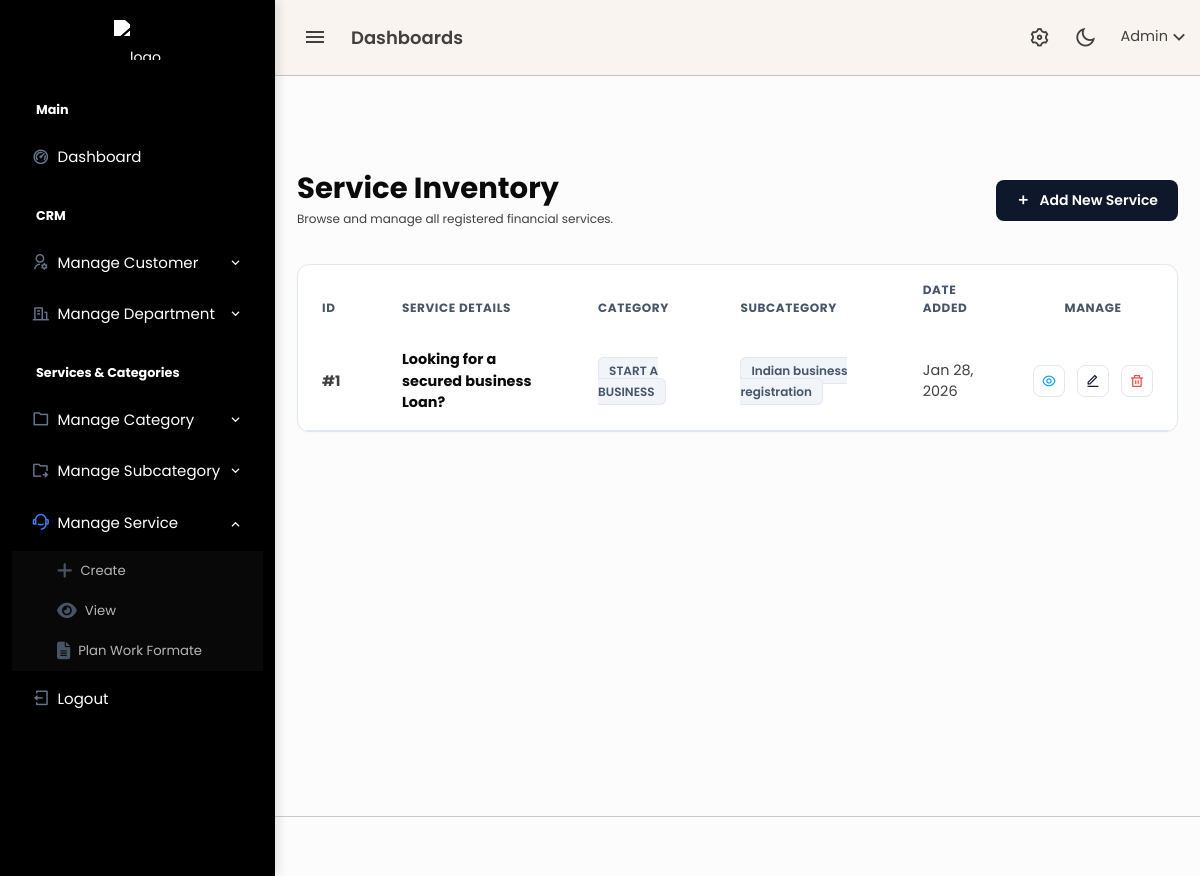
Page /admin/services.php (signed in) on the earlier database version.
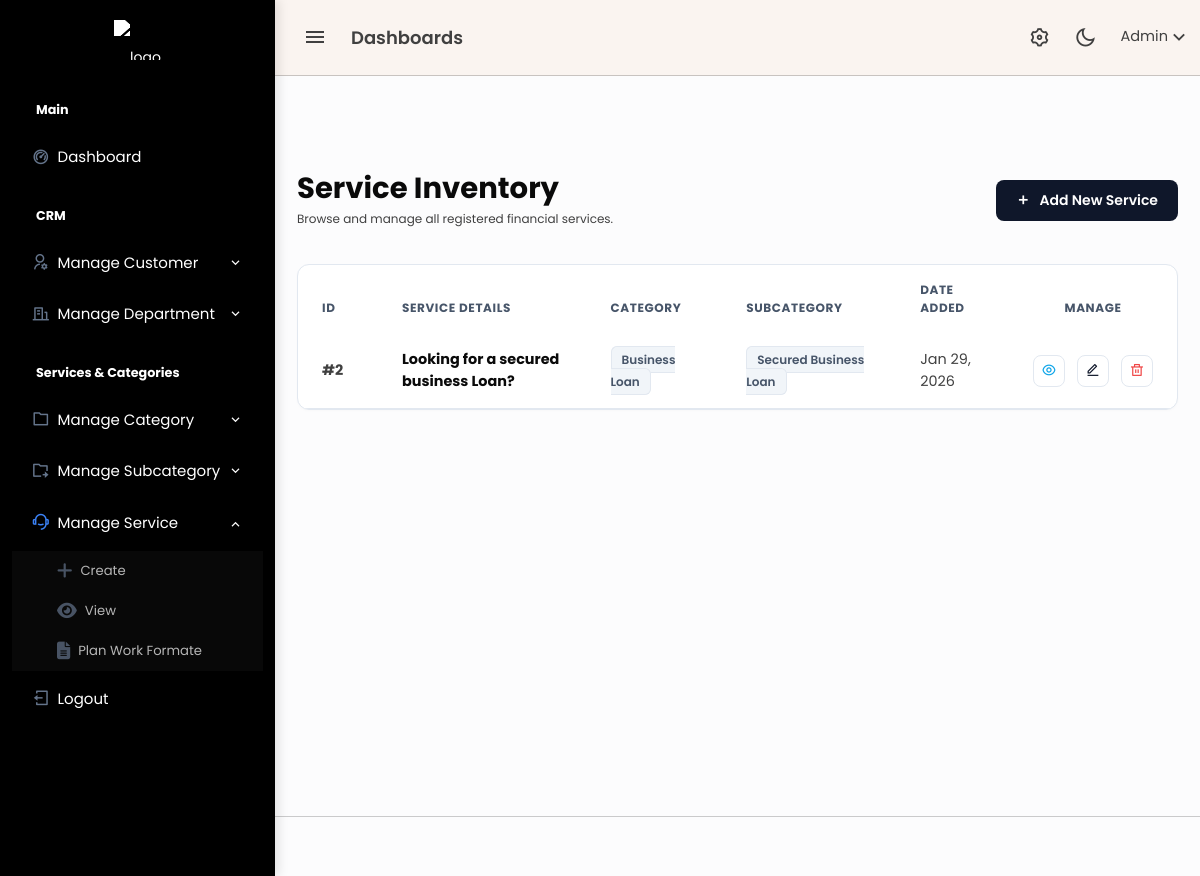
Same page on the later database version.
### tables this page shows
CREATE TABLE `services` (
  `id` bigint(20) UNSIGNED NOT NULL,
  `category_id` bigint(20) UNSIGNED NOT NULL,
  `sub_category_id` bigint(20) UNSIGNED NOT NULL,
  `title` varchar(255) NOT NULL,
  `short_description` text DEFAULT NULL,
  `long_description` longtext DEFAULT NULL,
  `created_at` timestamp NULL DEFAULT current_timestamp(),
  `updated_at` timestamp NULL DEFAULT current_timestamp() ON UPDATE current_timestamp()
);

CREATE TABLE `service_categories` (
  `id` bigint(20) UNSIGNED NOT NULL,
  `uuid` char(36) NOT NULL DEFAULT uuid(),
  `department` int(11) NOT NULL,
  `category_name` varchar(255) NOT NULL,
  `sequence` int(11) NOT NULL DEFAULT 1,
  `active` tinyint(1) NOT NULL DEFAULT 1,
  `live` tinyint(1) NOT NULL DEFAULT 1,
  `created_at` timestamp NULL DEFAULT current_timestamp(),
  `updated_at` timestamp NULL DEFAULT current_timestamp() ON UPDATE current_timestamp()
);

CREATE TABLE `services_subcategories` (
  `id` bigint(20) UNSIGNED NOT NULL,
  `uuid` char(36) NOT NULL DEFAULT uuid(),
  `category_id` bigint(20) UNSIGNED NOT NULL,
  `sub_category_name` varchar(255) NOT NULL,
  `sequence` int(11) NOT NULL DEFAULT 1,
  `status` enum('active','inactive') NOT NULL DEFAULT 'active',
  `live` tinyint(1) NOT NULL DEFAULT 1,
  `created_at` timestamp NULL DEFAULT current_timestamp(),
  `updated_at` timestamp NULL DEFAULT current_timestamp() ON UPDATE current_timestamp()
);

### admin/services.php (the view, shortened to what this page needs)
<?php
include 'header.php';
include 'topbar.php';
include 'sidebar.php';
$query = "SELECT s.*, c.category_name, sub.sub_category_name
          FROM services s
          LEFT JOIN service_categories c ON s.category_id = c.id
          LEFT JOIN services_subcategories sub ON s.sub_category_id = sub.id
          ORDER BY s.id DESC";
$result = mysqli_query($conn, $query);
?>
<div class="content-page">
    <div class="content">
        <div class="container-fluid pt-5">
            <div class="d-flex justify-content-between align-items-center mb-4">
                <div>
                    <h2 class="fw-bold text-dark mb-1">Service Inventory</h2>
                    <p class="text-muted small mb-0">Browse and manage all registered financial services.</p>
                </div>
                <a href="service_add.php" class="btn-add-pro text-decoration-none">
                    <i class="ri-add-line me-1"></i> Add New Service
                </a>
            </div>
            <div class="card card-modern">
                <div class="card-body p-0">
                    <div class="table-responsive">
                        <table class="table table-modern mb-0">
                            <thead>
                                <tr>
                                    <th width="80">ID</th>
                                    <th>Service Details</th>
                                    <th>Category</th>
                                    <th>Subcategory</th>
                                    <th>Date Added</th>
                                    <th width="150" class="text-center">Manage</th>
                                </tr>
                            </thead>
                            <tbody>
                                <?php if (mysqli_num_rows($result) > 0) {
                                    while ($row = mysqli_fetch_assoc($result)) { ?>
                                        <tr id="row-<?= $row['id'] ?>">
                                            <td class="text-muted fw-bold">#<?= $row['id'] ?></td>
                                            <td>
                                                <span class="fw-bold text-dark d-block"><?= htmlspecialchars($row['title']) ?></span>
                                            </td>
                                            <td><span class="badge-soft"><?= htmlspecialchars($row['category_name']) ?></span></td>
                                            <td><span class="badge-soft"><?= htmlspecialchars($row['sub_category_name']) ?></span></td>
                                            <td class="text-muted small"><?= date('M d, Y', strtotime($row['created_at'])) ?></td>
                                            <td class="text-center">
                                                <div class="d-flex justify-content-center gap-2">
                                                    <a href="service_details.php?id=<?= $row['id'] ?>" class="btn-action btn-view" title="View Details">
                                                        <i class="ri-eye-line"></i>
                                                    </a>
                                                    <a href="service_edit.php?service_id=<?= $row['id'] ?>" class="btn-action btn-edit-pro" title="Edit">
                                                        <i class="ri-edit-line"></i>
                                                    </a>
                                                    <a href="db/delete/service_delete.php?id=<?= $row['id'] ?>"
                                                       class="btn-action btn-delete-pro"
                                                       onclick="return confirm('This will permanently delete this service. Continue?');"
                                                       title="Delete">
                                                        <i class="ri-delete-bin-line"></i>
                                                    </a>
                                                </div>
                                            </td>
                                        </tr>
                                    <?php }
                                } ?>
                            </tbody>
                        </table>
                    </div>
                </div>
            </div>
        </div>
    </div>
</div>
<?php include 'footer.php'; ?>

Differences in the rows shown:
removed services: id "1", title "Looking for a secured business Loan?", service_categories.category_name "START A BUSINESS", services_subcategories.sub_category_name "Indian business registration", created_at "Jan 28, 2026"
added services: id "2", title "Looking for a secured business Loan?", service_categories.category_name "Business Loan", services_subcategories.sub_category_name "Secured Business Loan", created_at "Jan 29, 2026"
